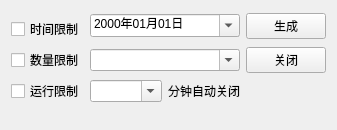
<?xml version="1.0" encoding="UTF-8"?>
<ui version="4.0">
 <class>frmMain</class>
 <widget class="QWidget" name="frmMain">
  <property name="geometry">
   <rect>
    <x>0</x>
    <y>0</y>
    <width>334</width>
    <height>129</height>
   </rect>
  </property>
  <property name="windowTitle">
   <string>frmMain</string>
  </property>
  <layout class="QGridLayout" name="gridLayout">
   <item row="0" column="1" rowspan="2" colspan="2">
    <widget class="QDateEdit" name="dateEdit">
     <property name="focusPolicy">
      <enum>Qt::NoFocus</enum>
     </property>
     <property name="displayFormat">
      <string>yyyy年MM月dd日</string>
     </property>
     <property name="calendarPopup">
      <bool>true</bool>
     </property>
    </widget>
   </item>
   <item row="0" column="3" rowspan="2">
    <widget class="QPushButton" name="btnOk">
     <property name="minimumSize">
      <size>
       <width>80</width>
       <height>0</height>
      </size>
     </property>
     <property name="focusPolicy">
      <enum>Qt::NoFocus</enum>
     </property>
     <property name="text">
      <string>生成</string>
     </property>
     <property name="iconSize">
      <size>
       <width>20</width>
       <height>20</height>
      </size>
     </property>
    </widget>
   </item>
   <item row="1" column="0">
    <widget class="QCheckBox" name="ckDate">
     <property name="focusPolicy">
      <enum>Qt::NoFocus</enum>
     </property>
     <property name="text">
      <string>时间限制</string>
     </property>
    </widget>
   </item>
   <item row="2" column="0">
    <widget class="QCheckBox" name="ckCount">
     <property name="focusPolicy">
      <enum>Qt::NoFocus</enum>
     </property>
     <property name="text">
      <string>数量限制</string>
     </property>
    </widget>
   </item>
   <item row="2" column="1" colspan="2">
    <widget class="QComboBox" name="cboxCount">
     <property name="editable">
      <bool>true</bool>
     </property>
    </widget>
   </item>
   <item row="2" column="3">
    <widget class="QPushButton" name="btnClose">
     <property name="minimumSize">
      <size>
       <width>80</width>
       <height>0</height>
      </size>
     </property>
     <property name="focusPolicy">
      <enum>Qt::NoFocus</enum>
     </property>
     <property name="text">
      <string>关闭</string>
     </property>
     <property name="iconSize">
      <size>
       <width>20</width>
       <height>20</height>
      </size>
     </property>
    </widget>
   </item>
   <item row="3" column="0">
    <widget class="QCheckBox" name="ckRun">
     <property name="focusPolicy">
      <enum>Qt::NoFocus</enum>
     </property>
     <property name="text">
      <string>运行限制</string>
     </property>
    </widget>
   </item>
   <item row="3" column="1">
    <widget class="QComboBox" name="cboxMin">
     <property name="editable">
      <bool>true</bool>
     </property>
    </widget>
   </item>
   <item row="3" column="2">
    <widget class="QLabel" name="label">
     <property name="text">
      <string>分钟自动关闭</string>
     </property>
    </widget>
   </item>
   <item row="4" column="0">
    <spacer name="verticalSpacer">
     <property name="orientation">
      <enum>Qt::Vertical</enum>
     </property>
     <property name="sizeHint" stdset="0">
      <size>
       <width>20</width>
       <height>24</height>
      </size>
     </property>
    </spacer>
   </item>
   <item row="0" column="4" rowspan="5">
    <spacer name="horizontalSpacer">
     <property name="orientation">
      <enum>Qt::Horizontal</enum>
     </property>
     <property name="sizeHint" stdset="0">
      <size>
       <width>1</width>
       <height>108</height>
      </size>
     </property>
    </spacer>
   </item>
  </layout>
 </widget>
 <layoutdefault spacing="6" margin="11"/>
 <resources/>
 <connections/>
</ui>
